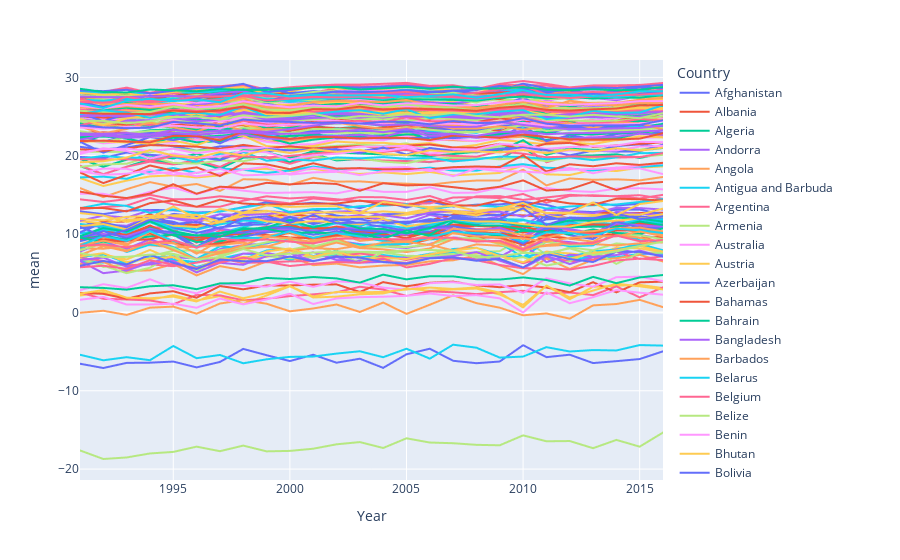

This figure's notebook cell:
### Code cell
px.line(temperature_stats_general.reset_index(), x='Year', y='mean', color='Country')
